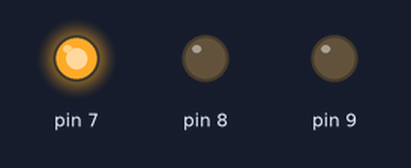
Bench run of a sketch on a simulated Arduino Uno, built with avr-gcc and run on an emulated ATmega328P. On the bench: output pins drawn as LEDs (lit = HIGH).

Above: at 2.5 s.
At 6.0 s:
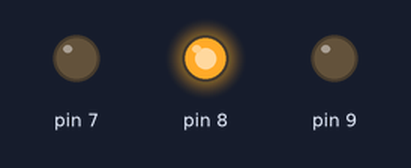
At 9.5 s:
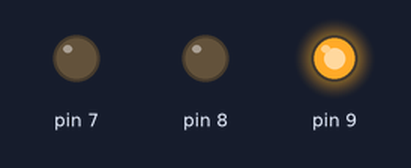
Timing chart, 0 to 15.6 s (numbered marks = the images above):
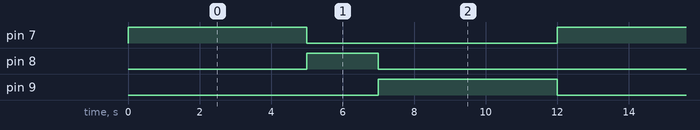

The sketch:

TrafficLightCode.ino
```cpp
/*
blinker function of LED
1. turn on the LED
2. wait for some time       delay(1000)  1000 ms = 1s
3. turn it off
4. wait for some time
*/

void setup() {
  // put your setup code here, to run once:
  pinMode(9, OUTPUT);
  pinMode(8, OUTPUT);
  pinMode(7, OUTPUT);
}

void loop() {
  // put your main code here, to run repeatedly:
  digitalWrite(7, HIGH);
  delay(5000);
  digitalWrite(7, LOW);
  digitalWrite(8, HIGH);
  delay(2000);
  digitalWrite(8, LOW);
  digitalWrite(9, HIGH);
  delay(5000);
  digitalWrite(9, LOW);
}
```

Measured:
- by itself, pin 7, pin 9: alternates HIGH for 5.0 s and LOW for 7.0 s
- by itself, pin 8: alternates HIGH for 2.0 s and LOW for 10.0 s
- by itself, everything shown: repeats every 12.0 s, in 4 steps
